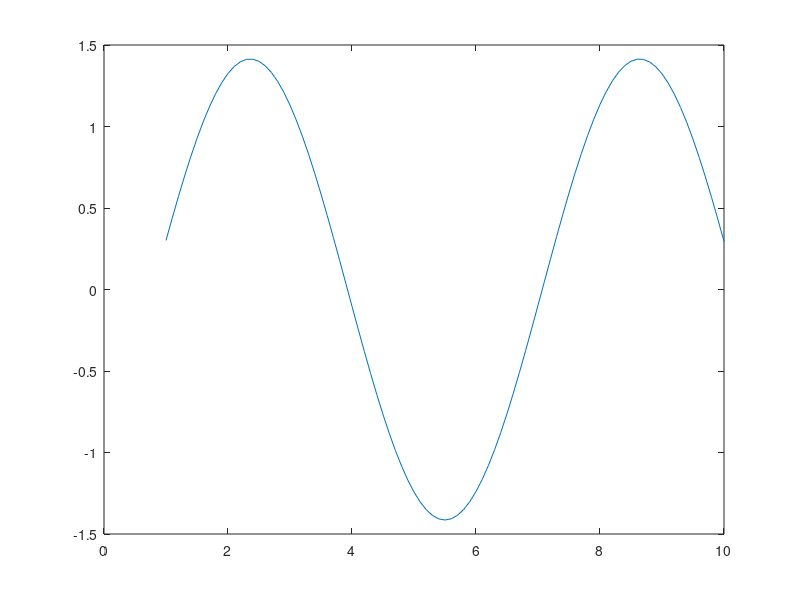

MATLAB code to generate this figure: (Note: this script raises an error after producing the figure.)
function bai3_01()
    %1)
    %a) Xoa cac bien trong bo nho
    %b) Tao x = 1:0.1:10
    %c) Tinh y = sin(x) - cos(x)
    %d) Ve do thi
    clear
    x = 1:0.1:10;
    y = sin(x) - cos(x);
    plot(x,y);
    help bai3_01
end